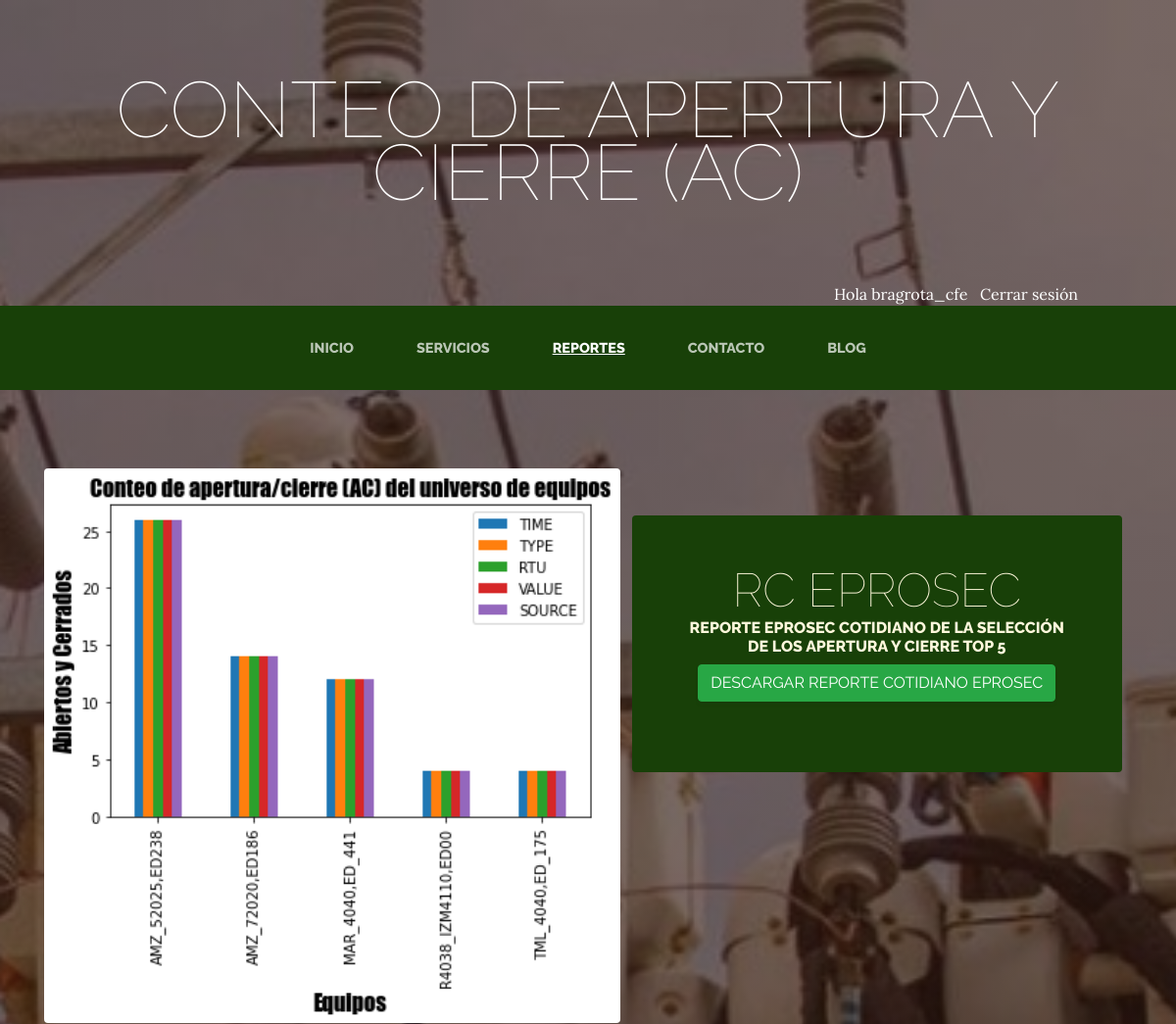
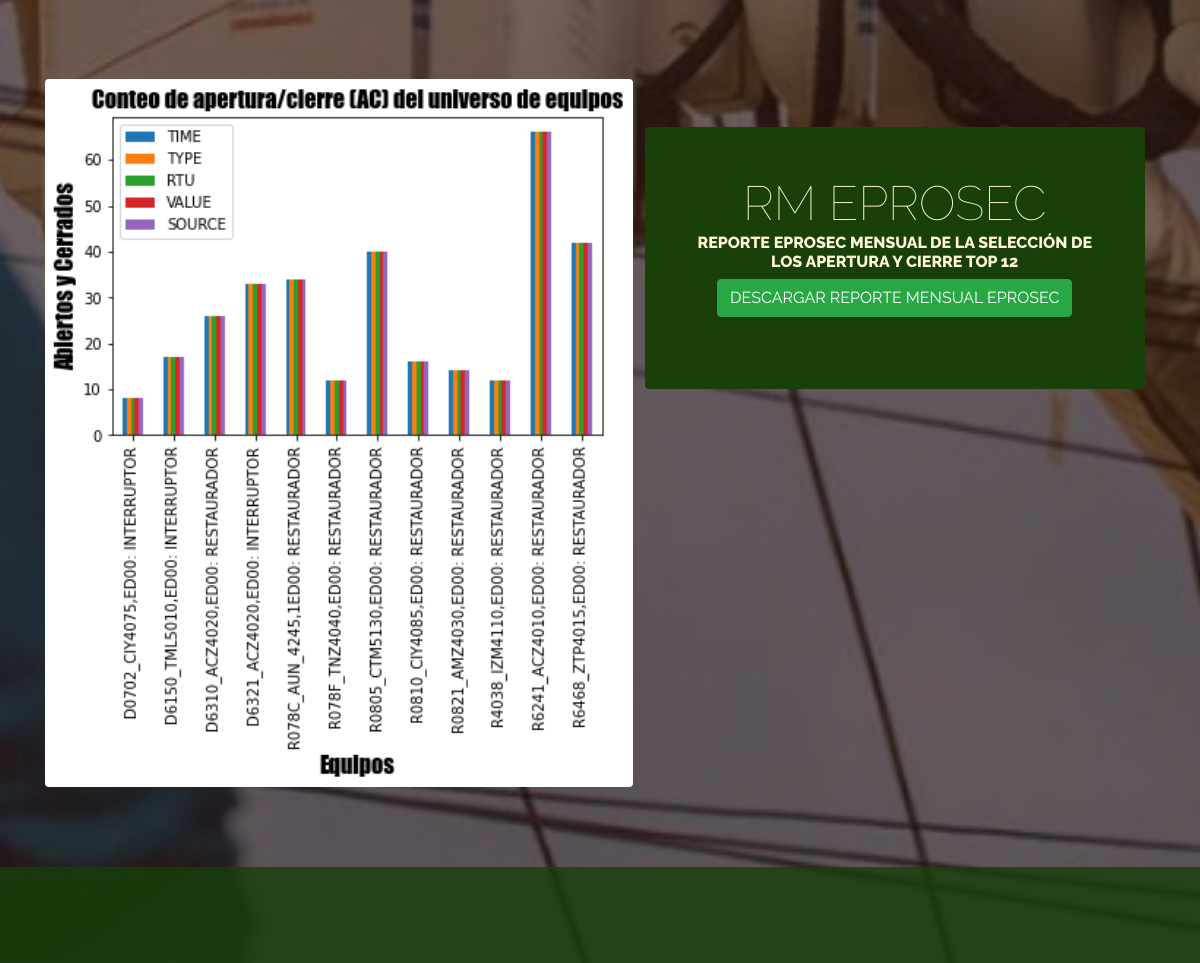
The page /reportes/ (signed in) on the database its author committed (2 pictures, top to bottom).
### reportes/models.py (models this page shows, shortened)
class Reporte(models.Model):
    titulo = models.CharField(max_length=50)
    contenido = models.CharField(max_length=600)
    imagen = models.ImageField(upload_to='reportes')
    archivo_cotidiano = models.FileField(upload_to='archivos_cotidianos', null=True, blank=True)
    archivo_mensual = models.FileField(upload_to='archivos_mensuales', null=True, blank=True)
    created = models.DateTimeField(auto_now_add=True)
    updated = models.DateTimeField(auto_now_add=True)
    class Meta:
        verbose_name='reporte'
        verbose_name_plural='reportes'

### reportes/views.py (the view)
# urls.py: path('reportes/', include('reportes.urls')),
def reportes(request):
    reportes=Reporte.objects.all()
    return render(request, "reportes/reportes.html",{"reportes": reportes})

### reportes/templates/reportes/reportes.html
{% extends 'ProyectoWebApp/base.html' %}
{% load static %}
{% block content %}
    {% for reporte in reportes %}
    <section class="page-section clearfix">
        <div class="container">
          <div class="intro">
            {% if user.is_authenticated %}
              <img class="intro-img img-fluid mb-3 mb-lg-0 rounded" src="{{reporte.imagen.url}}" alt="" style="width:53%;">
              <div class="intro-text left-0 text-center bg-faded p-5 rounded">
              <h2 class="section-heading mb-4" >
              <span class="section-heading-lower">{{reporte.titulo}}</span>
              <span class="section-heading-upper">{{reporte.contenido}}</span>
                {% if reporte.archivo_cotidiano %}
                  <p><a class="btn btn-success"  href="../../../media/archivos_cotidianos/Equipos_exp.xlsx" >Descargar reporte cotidiano EPROSEC</a></p>
                {% endif %}
                {% if reporte.archivo_mensual %}
                  <p><a class="btn btn-success"  href="../../../media/archivos_mensuales/equipos_men_exp.xlsx">Descargar reporte mensual EPROSEC</a></p>
                {% endif %}
            {% endif %}
              </h2>
            </div>
          </div>
        </div>
      </section>
    {% endfor %}
{% endblock %}

### ProyectoWebApp/templates/ProyectoWebApp/base.html (shortened to what this page needs)
<html>
<head>
    {% load static %}
    <link href="{% static 'ProyectoWebApp/vendor/bootstrap/css/bootstrap.min.css'%}" rel="stylesheet">
    <link href="{% static 'ProyectoWebApp/css/gestion.css'%}" rel="stylesheet">
</head>
<body>
    <h1 class="site-heading text-center text-white d-none d-lg-block">
        <span class="site-heading-lower"> Conteo de Apertura y Cierre (AC)</span>
      </h1>
      <div style="text-align: right; margin-right: 100px; color:white;">
        {% if user.is_authenticated %}
        Hola {{user.username}} &nbsp;&nbsp;<a href="{% url 'cerrar_sesion' %}" style="color:white;">Cerrar sesión</a>
        {% else %}
        <a href="{% url 'logear' %}" style="color:white;">Login</a> &nbsp;&nbsp;&nbsp; <a href="{% url 'Autenticacion' %}" style="color:white;">Regístrate</a>
        {% endif %}
      </div>
 <nav class="navbar navbar-expand-lg navbar-dark py-lg-4" id="mainNav">
    <div class="container">
      <div class="collapse navbar-collapse" id="navbarResponsive">
        <ul class="navbar-nav mx-auto">
          <li class="nav-item {% if request.path == '/' %} active {% endif %} px-lg-4">
            <a class="nav-link text-uppercase text-expanded" href="{% url 'Home' %}">Inicio</a>
          </li>
          <li class="nav-item {% if request.path == '/servicios/' %} active {% endif %}  px-lg-4">
            <a class="nav-link text-uppercase text-expanded" href="{% url 'Servicios' %}">Servicios</a>
          </li>
          <li class="nav-item {% if request.path == '/reportes/' %} active {% endif %}  px-lg-4">
            <a class="nav-link text-uppercase text-expanded" href="{% url 'Reportes' %}">Reportes</a>
          </li>
          <li class="nav-item {% if request.path == '/contacto/' %} active {% endif %}  px-lg-4">
            <a class="nav-link text-uppercase text-expanded" href="{% url 'Contacto' %}">Contacto</a>
          </li>
          <li class="nav-item {% if request.path|slice:':6' == '/blog/' %} active {% endif %}  px-lg-4">
            <a class="nav-link text-uppercase text-expanded" href="{% url 'Blog' %}">Blog</a>
          </li>
        </ul>
      </div>
    </div>
  </nav>
    {% block content %}
    {% endblock %}
    <footer class="footer text-faded text-center py-5">
	</footer>
</body>
</html>

### ProyectoWebApp/static/ProyectoWebApp/css/gestion.css (style rules this page uses)
body { font-family: 'Lora'; background: linear-gradient(rgba(47, 23, 15, 0.65), rgba(47, 23, 15, 0.65)), url("../img/bg_main.jpg"); background-attachment: fixed; background-position: center; background-size: cover; }
h1, h2, h3, h4, h5, h6 { font-family: 'Raleway'; }
p { line-height: 1.75; }
.text-faded { color: rgba(255, 255, 255, 0.3); }
.site-heading { margin-top: 5rem; margin-bottom: 5rem; text-transform: uppercase; line-height: 1; font-family: 'Raleway'; }
.site-heading .site-heading-lower { font-size: 5rem; font-weight: 100; line-height: 4rem; }
.page-section { margin-top: 5rem; margin-bottom: 5rem; }
.section-heading { text-transform: uppercase; }
.section-heading .section-heading-upper { display: block; font-size: 1rem; font-weight: 800; padding-bottom:.5rem; }
.section-heading .section-heading-lower { display: block; font-size: 3rem; font-weight: 100; }
.bg-faded { background-color: rgba(255, 255, 255, 0.85); }
#mainNav { background-color: rgb(24, 64, 8); font-family: 'Raleway'; }
#mainNav .navbar-nav .nav-item .nav-link { color: rgba(255, 255, 255, 0.7); font-weight: 800; }
#mainNav .navbar-nav .nav-item.active .nav-link { color: #ffffff; text-decoration: underline; }
@media (min-width: 992px) { #mainNav .navbar-nav .nav-item .nav-link { font-size: 0.9rem; } }
.intro { position: relative; }
@media (min-width: 992px) { .intro .intro-img { width: 75%; float: left; } }
@media (min-width: 992px) { .intro .intro-text { left: 600; width: 60%; margin-top: 3rem; background-color: rgb(24, 64, 8); color: cornsilk; position: absolute; } }
@media (min-width: 1200px) { .intro .intro-text { width: 45%; } }
.footer { background-color: rgba(24, 64, 8, 0.8); }
.btn { box-shadow: 0px 3px 3px 0px rgba(33, 37, 41, 0.1); }

### rows shown on the page
Reporte: imagen (picture), titulo "RC EPROSEC", contenido "REPORTE EPROSEC COTIDIANO DE LA SELECCIÓN DE LOS APERTURA Y CIERRE TOP 5", shows "DESCARGAR REPORTE COTIDIANO EPROSEC"
Reporte: imagen (picture), titulo "RM EPROSEC", contenido "REPORTE EPROSEC MENSUAL DE LA SELECCIÓN DE LOS APERTURA Y CIERRE TOP 12", shows "DESCARGAR REPORTE MENSUAL EPROSEC"

### other values the page prints
{{ user.username }} "bragrota_cfe"
